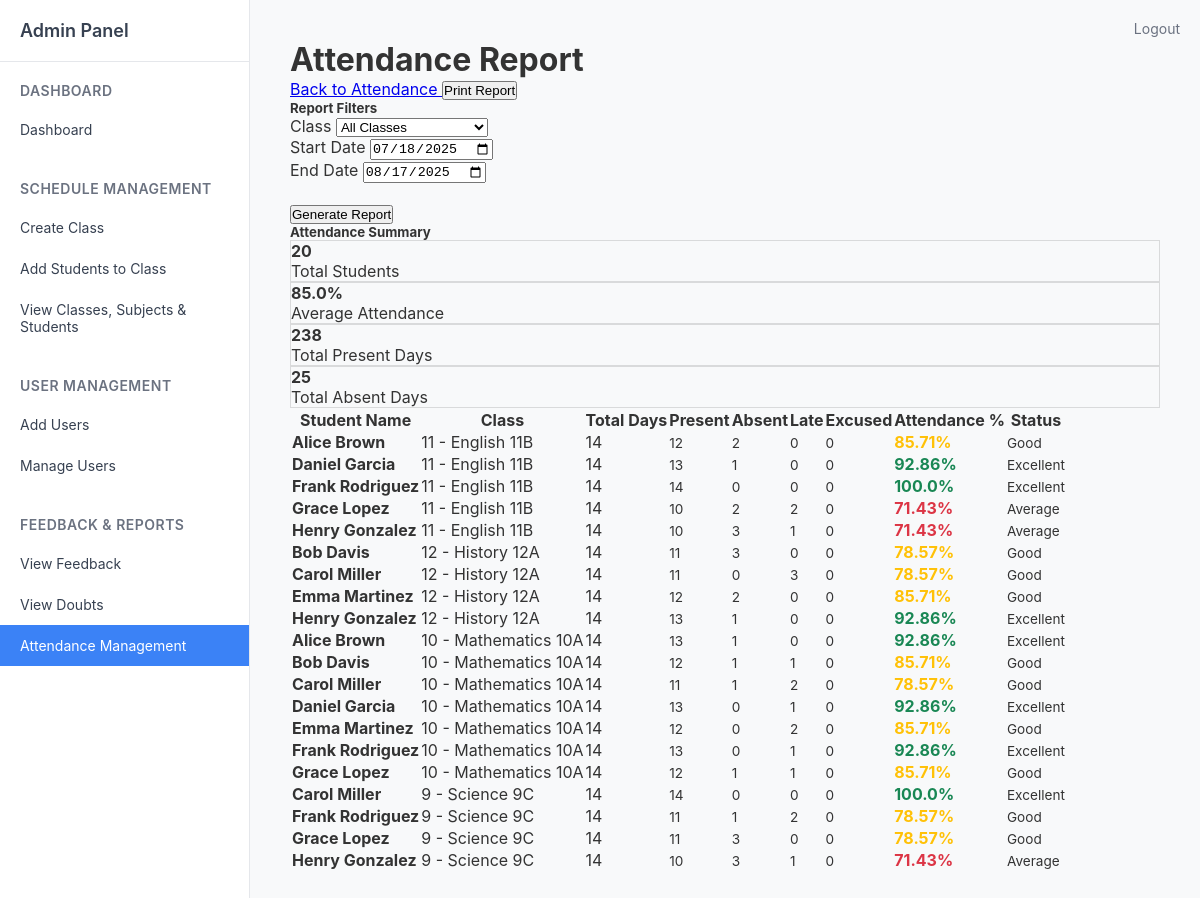
Page /admin/attendance/report (signed in) on the committed database.
### tables this page shows
CREATE TABLE "classes" (
                    id INTEGER PRIMARY KEY AUTOINCREMENT,
                    name TEXT NOT NULL,
                    type TEXT DEFAULT 'regular',
                    description TEXT,
                    grade_level TEXT,
                    section TEXT,
                    schedule_days TEXT,
                    schedule_time_start TEXT,
                    schedule_time_end TEXT,
                    schedule_pdf_path TEXT,
                    meeting_link TEXT,
                    max_students INTEGER DEFAULT 30,
                    status TEXT DEFAULT 'active',
                    created_by INTEGER,
                    created_on DATETIME DEFAULT CURRENT_TIMESTAMP,
                    updated_by INTEGER,
                    updated_on DATETIME,
                    FOREIGN KEY (created_by) REFERENCES users(id),
                    FOREIGN KEY (updated_by) REFERENCES users(id)
                );

CREATE TABLE users (
            id INTEGER PRIMARY KEY AUTOINCREMENT,
            username TEXT UNIQUE NOT NULL,
            password TEXT NOT NULL,
            role TEXT NOT NULL DEFAULT 'student',
            email TEXT,
            name TEXT,
            phone TEXT,
            address TEXT,
            created_by INTEGER,
            created_on DATETIME DEFAULT CURRENT_TIMESTAMP,
            updated_by INTEGER,
            updated_on DATETIME,
            FOREIGN KEY (created_by) REFERENCES users(id)
        );

### routes/admin.py (the view)
@admin_bp.route('/attendance/report')
def attendance_report():
    if 'role' not in session or session['role'] != 'admin':
        return redirect(url_for('auth.login'))
    class_id = request.args.get('class_id')
    start_date = request.args.get('start_date')
    end_date = request.args.get('end_date')
    conn = get_db()
    cur = conn.cursor()
    try:
        where_conditions = []
        params = []
        if class_id:
            where_conditions.append('a.class_id = ?')
            params.append(class_id)
        if start_date:
            where_conditions.append('a.attendance_date >= ?')
            params.append(start_date)
        if end_date:
            where_conditions.append('a.attendance_date <= ?')
            params.append(end_date)
        where_clause = ' AND '.join(where_conditions) if where_conditions else '1=1'
        cur.execute(f'''
            SELECT
                u.name as student_name,
                c.name as class_name,
                c.grade_level,
                COUNT(*) as total_days,
                SUM(CASE WHEN a.status = 'present' THEN 1 ELSE 0 END) as present_days,
                SUM(CASE WHEN a.status = 'absent' THEN 1 ELSE 0 END) as absent_days,
                SUM(CASE WHEN a.status = 'late' THEN 1 ELSE 0 END) as late_days,
                SUM(CASE WHEN a.status = 'excused' THEN 1 ELSE 0 END) as excused_days,
                ROUND((SUM(CASE WHEN a.status = 'present' THEN 1 ELSE 0 END) * 100.0 / COUNT(*)), 2) as attendance_percentage
            FROM attendance a
            JOIN users u ON a.student_id = u.id
            JOIN classes c ON a.class_id = c.id
            WHERE {where_clause}
            GROUP BY u.id, c.id
            ORDER BY c.name, u.name
        ''', params)
        report_data = cur.fetchall()
        cur.execute('SELECT id, name, grade_level FROM classes ORDER BY grade_level, name')
        classes = cur.fetchall()
        return render_template('admin/attendance_report.html',
                             report_data=report_data,
                             classes=classes,
                             filters={'class_id': class_id, 'start_date': start_date, 'end_date': end_date})
    except Exception as e:
        flash(f'Error generating report: {str(e)}', 'error')
        return redirect(url_for('admin.attendance'))
    finally:
        conn.close()

### routes/admin.py (called while the page is built)
def get_db():
    return sqlite3.connect('users.db')

### templates/admin/attendance_report.html (shortened to what this page needs)
{% extends "admin/sidebar.html" %}
{% block content %}
<div class="container-fluid">
    <div class="row">
        <div class="col-12">
            <div class="d-flex justify-content-between align-items-center mb-4">
                <h1 class="h3 mb-0">Attendance Report</h1>
                <div class="btn-group">
                    <a href="{{ url_for('admin.attendance') }}" class="btn btn-outline-secondary">
                         Back to Attendance
                    </a>
                    <button onclick="window.print()" class="btn btn-primary">
                         Print Report
                    </button>
                </div>
            </div>
            <div class="card mb-4">
                <div class="card-header bg-secondary text-white">
                    <h5 class="mb-0"> Report Filters</h5>
                </div>
                <div class="card-body">
                    <form method="GET" action="{{ url_for('admin.attendance_report') }}">
                        <div class="row">
                            <div class="col-md-3">
                                <label for="class_id" class="form-label">Class</label>
                                <select name="class_id" id="class_id" class="form-select">
                                    <option value="">All Classes</option>
                                </select>
                            </div>
                            <div class="col-md-3">
                                <label for="start_date" class="form-label">Start Date</label>
                                <input type="date" name="start_date" id="start_date"
                                       class="form-control" value="{{ filters.start_date or '' }}">
                            </div>
                            <div class="col-md-3">
                                <label for="end_date" class="form-label">End Date</label>
                                <input type="date" name="end_date" id="end_date"
                                       class="form-control" value="{{ filters.end_date or '' }}">
                            </div>
                            <div class="col-md-3">
                                <label class="form-label">&nbsp;</label>
                                <div class="d-grid">
                                    <button type="submit" class="btn btn-primary">
                                         Generate Report
                                    </button>
                                </div>
                            </div>
                        </div>
                    </form>
                </div>
            </div>
            <div class="card">
                <div class="card-header bg-dark text-white">
                    <h5 class="mb-0"> Attendance Summary</h5>
                </div>
                <div class="card-body">
                    {% if report_data %}
                    <div class="row mb-4">
                        <div class="col-md-3">
                            <div class="card bg-primary text-white">
                                <div class="card-body text-center">
                                    <h4>{{ report_data|length }}</h4>
                                    <p class="mb-0">Total Students</p>
                                </div>
                            </div>
                        </div>
                        <div class="col-md-3">
                            <div class="card bg-success text-white">
                                <div class="card-body text-center">
                                    <h4>{{ "%.1f"|format((report_data|sum(attribute=8) / report_data|length) if report_data else 0) }}%</h4>
                                    <p class="mb-0">Average Attendance</p>
                                </div>
                            </div>
                        </div>
                        <div class="col-md-3">
                            <div class="card bg-info text-white">
                                <div class="card-body text-center">
                                    <h4>{{ report_data|sum(attribute=4) }}</h4>
                                    <p class="mb-0">Total Present Days</p>
                                </div>
                            </div>
                        </div>
                        <div class="col-md-3">
                            <div class="card bg-warning text-white">
                                <div class="card-body text-center">
                                    <h4>{{ report_data|sum(attribute=5) }}</h4>
                                    <p class="mb-0">Total Absent Days</p>
                                </div>
                            </div>
                        </div>
                    </div>
                    <div class="table-responsive">
                        <table class="table table-striped table-hover">
                            <thead class="table-dark">
                                <tr>
                                    <th>Student Name</th>
                                    <th>Class</th>
                                    <th>Total Days</th>
                                    <th>Present</th>
                                    <th>Absent</th>
                                    <th>Late</th>
                                    <th>Excused</th>
                                    <th>Attendance %</th>
                                    <th>Status</th>
                                </tr>
                            </thead>
                            <tbody>
                                {% for record in report_data %}
                                <tr>
                                    <td><strong>{{ record[0] }}</strong></td>
                                    <td>{{ record[2] }} - {{ record[1] }}</td>
                                    <td>{{ record[3] }}</td>
                                    <td><span class="badge bg-success">{{ record[4] }}</span></td>
                                    <td><span class="badge bg-danger">{{ record[5] }}</span></td>
                                    <td><span class="badge bg-warning">{{ record[6] }}</span></td>
                                    <td><span class="badge bg-info">{{ record[7] }}</span></td>
                                    <td>
                                        <strong class="
                                            {% if record[8] >= 90 %}text-success
                                            {% elif record[8] >= 75 %}text-warning
                                            {% else %}text-danger{% endif %}
                                        ">{{ record[8] }}%</strong>
                                    </td>
                                    <td>
                                        {% if record[8] >= 90 %}
                                            <span class="badge bg-success">Excellent</span>
                                        {% elif record[8] >= 75 %}
                                            <span class="badge bg-warning">Good</span>
                                        {% elif record[8] >= 60 %}
                                            <span class="badge bg-info">Average</span>
                                        {% else %}
                                            <span class="badge bg-danger">Poor</span>
                                        {% endif %}
                                    </td>
                                </tr>
                                {% endfor %}
                            </tbody>
                        </table>
                    </div>
                    {% else %}
                    <div class="text-center py-4">
                        <i class="fas fa-chart-line fa-3x text-muted mb-3"></i>
                        <h5 class="text-muted">No attendance data found</h5>
                        <p class="text-muted">Try adjusting your filters or add some attendance records first.</p>
                    </div>
                    {% endif %}
                </div>
            </div>
        </div>
    </div>
</div>
{% endblock %}

### templates/admin/sidebar.html (style rules this page uses)
* { margin: 0; padding: 0; box-sizing: border-box; }
body { font-family: -apple-system, BlinkMacSystemFont, 'Segoe UI', Roboto, sans-serif; background-color: #f8f9fa; color: #333; }

### templates/admin/attendance_report.html (style rules this page uses)
.badge { font-size: 0.85em; }
.table th { border-top: none; }
.card-body .card { border: 1px solid rgba(0,0,0,.125); }
.text-success { color: #198754 !important; }
.text-warning { color: #ffc107 !important; }
.text-danger { color: #dc3545 !important; }

### rows in the picture
classes: name "Alice Brown", grade_level "11", name "English 11B", record "14", record "12", record "2", record "0", record "85.71", shows "Good", name "Daniel Garcia", record "13", created_by "1", record "92.86", name "Frank Rodriguez", record "100.0", name "Grace Lopez", record "10", record "71.43", name "Henry Gonzalez", record "3"
classes: name "Bob Davis", grade_level "12", name "History 12A", record "14", record "11", record "3", record "0", record "78.57", shows "Good", name "Carol Miller", name "Emma Martinez", record "2", record "85.71", name "Henry Gonzalez", record "13", created_by "1", record "92.86"
classes: name "Alice Brown", grade_level "10", name "Mathematics 10A", record "14", record "13", created_by "1", record "0", record "92.86", shows "Excellent", name "Bob Davis", record "12", record "85.71", name "Carol Miller", record "11", record "2", record "78.57", name "Daniel Garcia", name "Emma Martinez", name "Frank Rodriguez", name "Grace Lopez"
classes: name "Carol Miller", grade_level "9", name "Science 9C", record "14", record "0", record "100.0", shows "Excellent", name "Frank Rodriguez", record "11", created_by "1", record "2", record "78.57", name "Grace Lopez", record "3", name "Henry Gonzalez", record "10", record "71.43"

### other values in the picture
{{ report_data|length }} "20"
{{ report_data|sum(attribute=4) }} "238"
{{ report_data|sum(attribute=5) }} "25"
